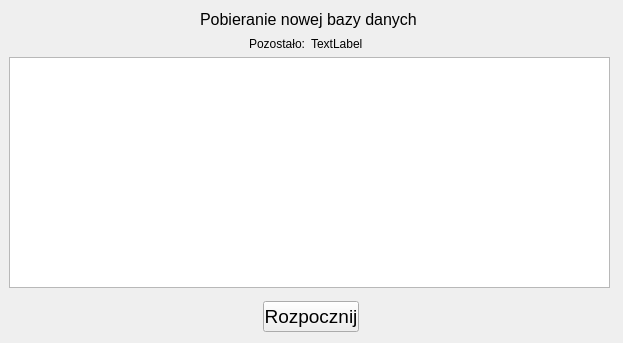
<?xml version="1.0" encoding="UTF-8"?>
<ui version="4.0">
 <class>Form</class>
 <widget class="QWidget" name="Form">
  <property name="geometry">
   <rect>
    <x>0</x>
    <y>0</y>
    <width>623</width>
    <height>343</height>
   </rect>
  </property>
  <property name="minimumSize">
   <size>
    <width>623</width>
    <height>343</height>
   </size>
  </property>
  <property name="maximumSize">
   <size>
    <width>623</width>
    <height>343</height>
   </size>
  </property>
  <property name="windowTitle">
   <string>Form</string>
  </property>
  <widget class="QTextBrowser" name="textBrowser">
   <property name="geometry">
    <rect>
     <x>9</x>
     <y>57</y>
     <width>601</width>
     <height>231</height>
    </rect>
   </property>
  </widget>
  <widget class="QWidget" name="verticalLayoutWidget">
   <property name="geometry">
    <rect>
     <x>200</x>
     <y>10</y>
     <width>216</width>
     <height>42</height>
    </rect>
   </property>
   <layout class="QVBoxLayout" name="verticalLayout">
    <item alignment="Qt::AlignHCenter">
     <widget class="QLabel" name="label_2">
      <property name="font">
       <font>
        <pointsize>12</pointsize>
       </font>
      </property>
      <property name="text">
       <string>Pobieranie nowej bazy danych</string>
      </property>
     </widget>
    </item>
    <item>
     <layout class="QHBoxLayout" name="horizontalLayout">
      <item>
       <widget class="QLabel" name="label">
        <property name="layoutDirection">
         <enum>Qt::LeftToRight</enum>
        </property>
        <property name="text">
         <string>Pozostało:</string>
        </property>
        <property name="alignment">
         <set>Qt::AlignRight|Qt::AlignTrailing|Qt::AlignVCenter</set>
        </property>
       </widget>
      </item>
      <item>
       <widget class="QLabel" name="label_3">
        <property name="text">
         <string>TextLabel</string>
        </property>
       </widget>
      </item>
     </layout>
    </item>
   </layout>
  </widget>
  <widget class="QPushButton" name="pushButton">
   <property name="geometry">
    <rect>
     <x>263</x>
     <y>301</y>
     <width>96</width>
     <height>31</height>
    </rect>
   </property>
   <property name="maximumSize">
    <size>
     <width>216</width>
     <height>16777215</height>
    </size>
   </property>
   <property name="font">
    <font>
     <pointsize>14</pointsize>
    </font>
   </property>
   <property name="text">
    <string>Rozpocznij</string>
   </property>
  </widget>
 </widget>
 <resources/>
 <connections/>
</ui>
